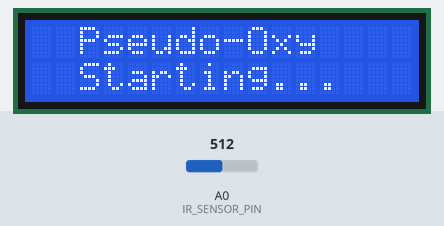
The sketch below on a simulated Arduino Uno, built with avr-gcc and run on an emulated ATmega328P. On the bench: 16×2 character LCD. The inputs (shaded band) are chosen by the test bench; at power-on: A0 (IR_SENSOR_PIN) = 512. What the sketch prints to the serial monitor is not drawn.

Above: at 0.1 s.
At 1.2 s:
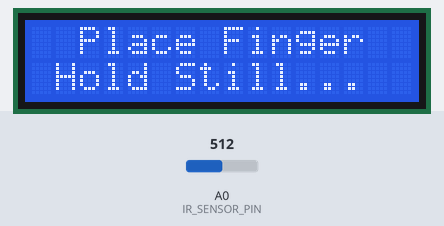
At 8.2 s:
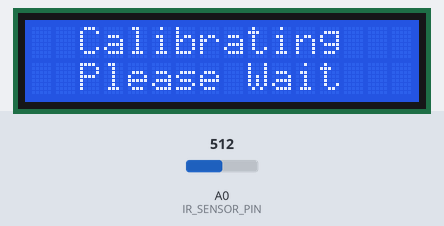
At 9.2 s:
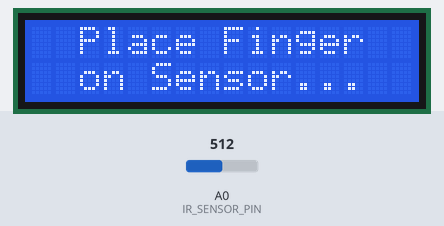
At 10.2 s:
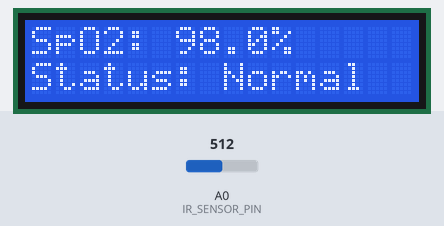

The sketch:

sketch_mar22a.ino
```cpp
#include <Wire.h>
#include <LiquidCrystal_I2C.h>

// ─────────────────────────────────────────────
// CONFIGURATION
// ─────────────────────────────────────────────

const int IR_SENSOR_PIN = A0;

const float SPO2_MIN        = 70.0;
const float SPO2_AT_AVERAGE = 98.0;
const float SPO2_MAX        = 100.0;

const unsigned long DISPLAY_INTERVAL_MS  = 1000;  // 1 Hz
const unsigned long SERIAL_INTERVAL_MS   = 100;   // 10 Hz
const unsigned long CALIBRATION_WAIT_MS  = 7000;  // Wait 2s before calibrating
const unsigned long CALIBRATION_DURATION = 1000;  // Sample for 1s to get average

// ─────────────────────────────────────────────
// HARDWARE SETUP
// ─────────────────────────────────────────────

LiquidCrystal_I2C lcd(0x27, 16, 2);

// ─────────────────────────────────────────────
// CALIBRATION STATE
// ─────────────────────────────────────────────

enum State {
    WAITING,      // Waiting 2 seconds before calibration
    CALIBRATING,  // Sampling for 1 second to find average
    RUNNING       // Normal operation
};

State currentState      = WAITING;
float baselineAverage   = 0;
float baselineNoFinger  = 0;

long  calibrationSum    = 0;
int   calibrationCount  = 0;

unsigned long stateStartTime = 0;

// ─────────────────────────────────────────────
// SPO2 ESTIMATION
// ─────────────────────────────────────────────

float estimateSpO2(int rawValue) {
    if (rawValue <= baselineNoFinger) {
        return -1.0;  // No finger detected
    }

    float sensorRange = baselineAverage - baselineNoFinger;
    float spo2Range   = SPO2_AT_AVERAGE - SPO2_MIN;

    float spo2 = SPO2_MIN + ((rawValue - baselineNoFinger) / sensorRange) * spo2Range;

    if (spo2 < SPO2_MIN) spo2 = SPO2_MIN;
    if (spo2 > SPO2_MAX) spo2 = SPO2_MAX;

    return spo2;
}

// ─────────────────────────────────────────────
// DISPLAY
// ─────────────────────────────────────────────

void updateDisplay(int rawValue, float spo2) {
    lcd.clear();

    if (currentState == WAITING) {
        lcd.setCursor(0, 0);
        lcd.print("  Place Finger  ");
        lcd.setCursor(0, 1);
        lcd.print(" Hold Still...  ");
        return;
    }

    if (currentState == CALIBRATING) {
        lcd.setCursor(0, 0);
        lcd.print("  Calibrating   ");
        lcd.setCursor(0, 1);
        lcd.print("  Please Wait   ");
        return;
    }

    // RUNNING state
    if (spo2 < 0) {
        lcd.setCursor(0, 0);
        lcd.print("  Place Finger  ");
        lcd.setCursor(0, 1);
        lcd.print("  on Sensor...  ");
    } else {
        lcd.setCursor(0, 0);
        lcd.print("SpO2: ");
        lcd.print(spo2, 1);
        lcd.print("%  ");

        lcd.setCursor(0, 1);
        lcd.print("Status: ");
        if (spo2 >= 95.0) {
            lcd.print("Normal  ");
        } else if (spo2 >= 90.0) {
            lcd.print("Low     ");
        } else {
            lcd.print("Critical");
        }
    }
}

// ─────────────────────────────────────────────
// SERIAL OUTPUT
// ─────────────────────────────────────────────

void sendSerial(int rawValue, float spo2) {
    Serial.print(millis());
    Serial.print(",");
    Serial.print(rawValue);
    Serial.print(",");
    Serial.print(baselineAverage);
    Serial.print(",");
    if (currentState != RUNNING) {
        Serial.println("CAL");  // Let receiving script know we're calibrating
    } else if (spo2 < 0) {
        Serial.println("---");
    } else {
        Serial.println(spo2, 1);
    }

}

// ─────────────────────────────────────────────
// SETUP
// ─────────────────────────────────────────────

void setup() {
    Serial.begin(115200);

    lcd.init();
    lcd.backlight();

    lcd.setCursor(0, 0);
    lcd.print("  Pseudo-Oxy    ");
    lcd.setCursor(0, 1);
    lcd.print("  Starting...   ");
    delay(1000);
    lcd.clear();

    stateStartTime = millis();  // Begin WAITING phase
}

// ─────────────────────────────────────────────
// MAIN LOOP
// ─────────────────────────────────────────────

unsigned long lastDisplayTime = 0;
unsigned long lastSerialTime  = 0;

void loop() {
    unsigned long now = millis();

    int   rawValue = analogRead(IR_SENSOR_PIN);
    float spo2     = -1.0;

    // ── State Machine ──
    if (currentState == WAITING) {
        if (now - stateStartTime >= CALIBRATION_WAIT_MS) {
            // Move to calibration phase
            currentState     = CALIBRATING;
            stateStartTime   = now;
            calibrationSum   = 0;
            calibrationCount = 0;
        }

    } else if (currentState == CALIBRATING) {
        // Accumulate samples for 1 second
        calibrationSum += rawValue;
        calibrationCount++;

        if (now - stateStartTime >= CALIBRATION_DURATION) {
            // Compute calibrated baselines
            baselineAverage  = (float)calibrationSum / calibrationCount;
            baselineNoFinger = baselineAverage - 20.0;  // 20 points below average

            currentState = RUNNING;

            Serial.print("CAL_DONE,avg=");
            Serial.print(baselineAverage, 1);
            Serial.print(",no_finger=");
            Serial.println(baselineNoFinger, 1);
        }

    } else if (currentState == RUNNING) {
        spo2 = estimateSpO2(rawValue);
    }

    // ── Serial: 10x per second ──
    if (now - lastSerialTime >= SERIAL_INTERVAL_MS) {
        sendSerial(rawValue, spo2);
        lastSerialTime = now;
    }

    // ── Display: once per second ──
    if (now - lastDisplayTime >= DISPLAY_INTERVAL_MS) {
        updateDisplay(rawValue, spo2);
        lastDisplayTime = now;
    }
}
```

Measured:
- what the display in image 1 shows lasts 7.0 s, from 1.1 s to 8.1 s
- what the display in image 2 shows lasts 1.0 s, from 8.1 s to 9.1 s
